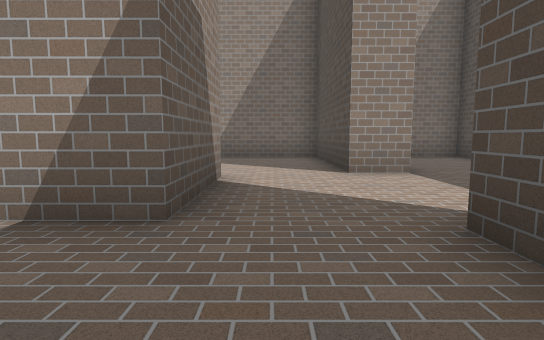
[1] (above)

18 first-person views from a walk through a scene from a Unity 3-D project. The camera is 1.2 m above the floor, tilts 6° down and sees 80° across. The floor is counted in squares, 2 m on a side. Each view is taken from the middle of a square. On the plan, view 1 faces up. The plan holds only what a view shows up to about 10 squares ahead; the rest is blank. The place goes on beyond the plan. The player is left out.

[2]
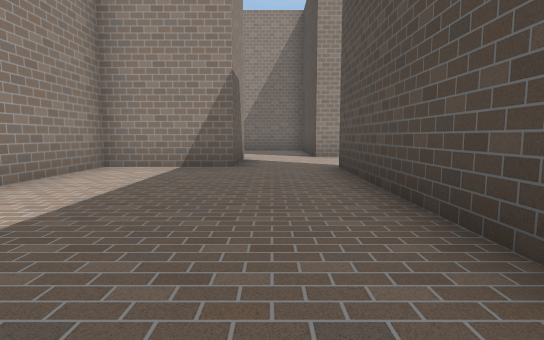

[3]
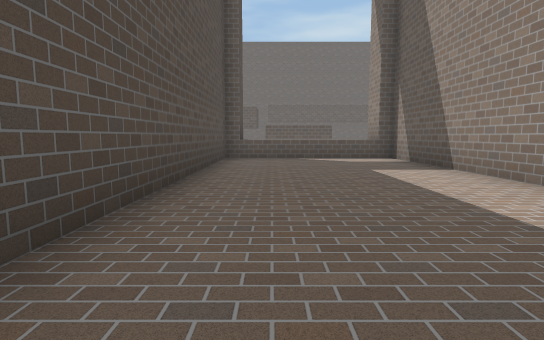

[4]
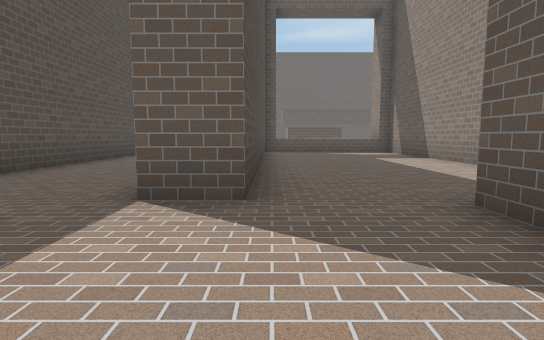

[5]
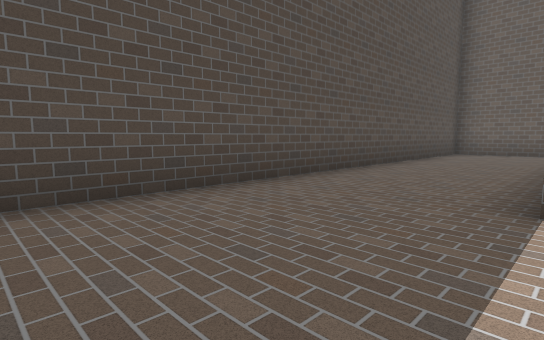

[6]
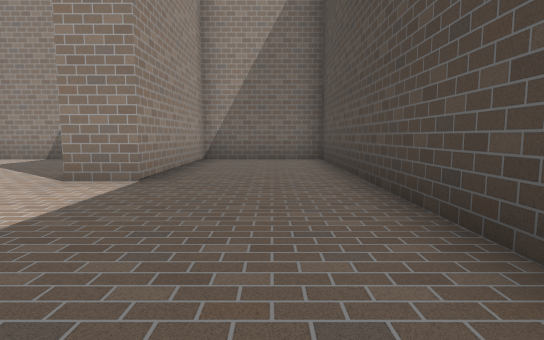

[7]
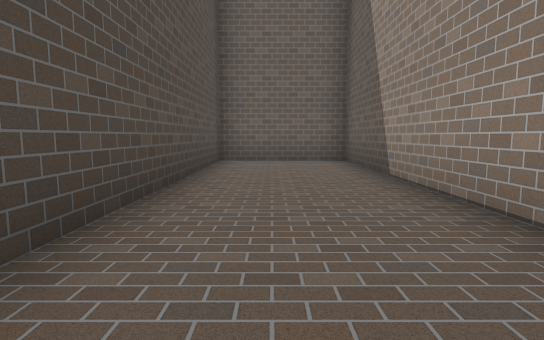

[8]
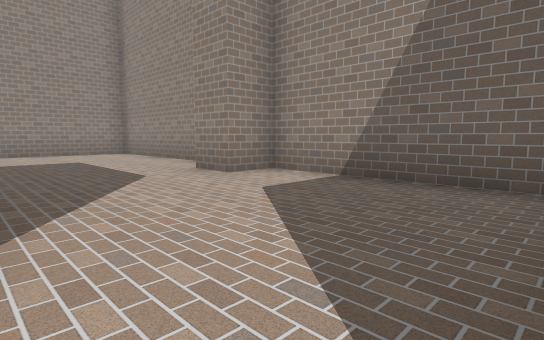

[9]
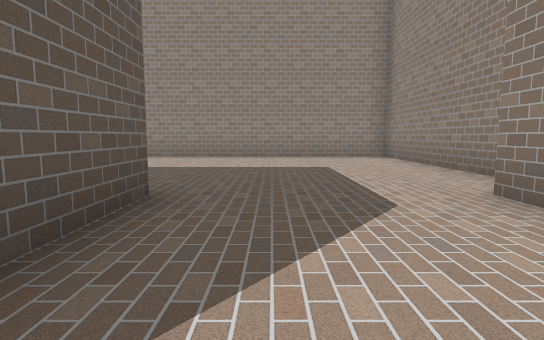

[10]
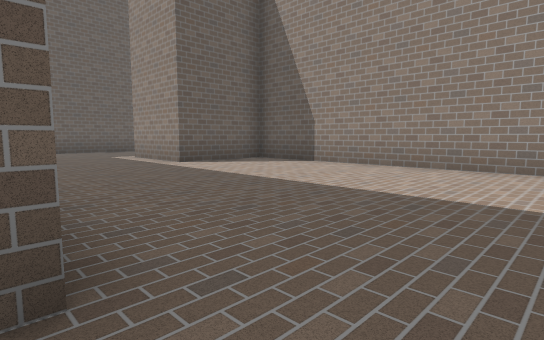

[11]
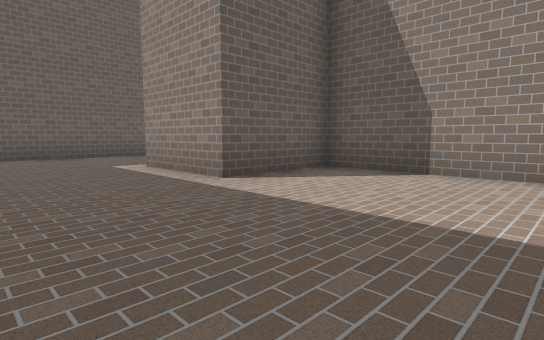

[12]
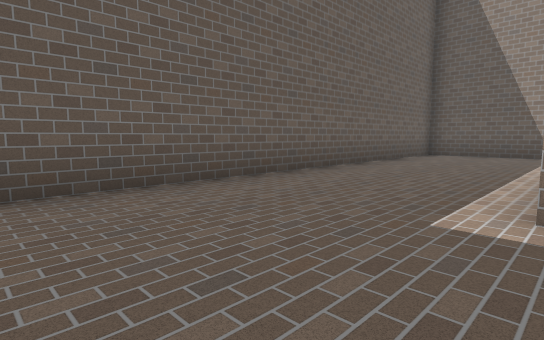

[13]
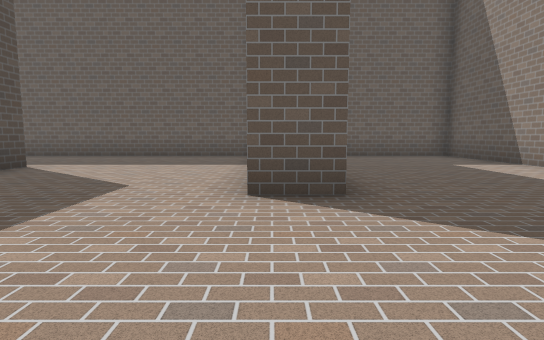

[14]
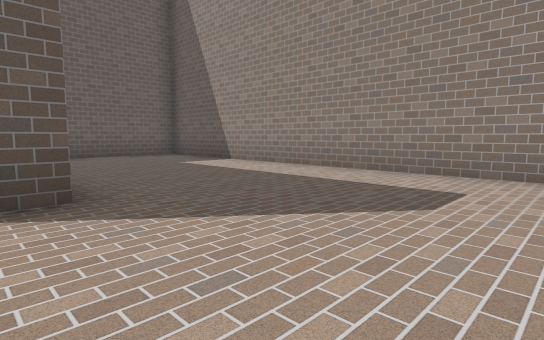

[15]
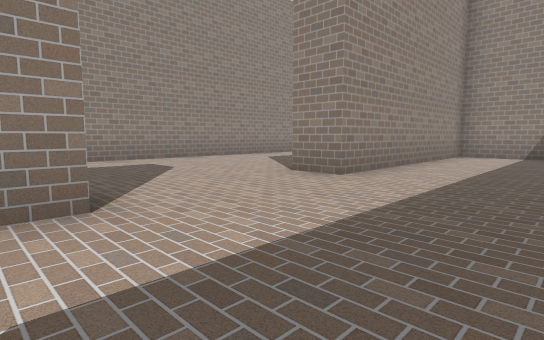

[16]
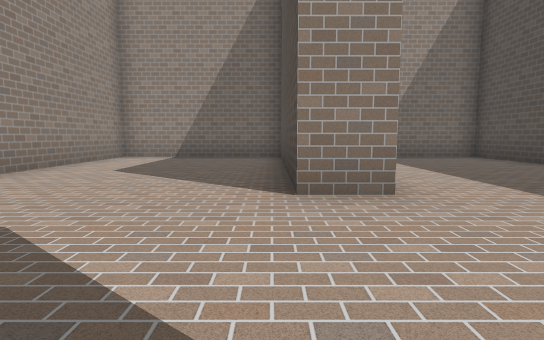

[17]
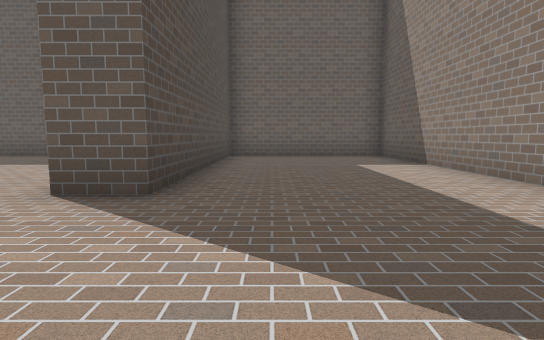

[18]
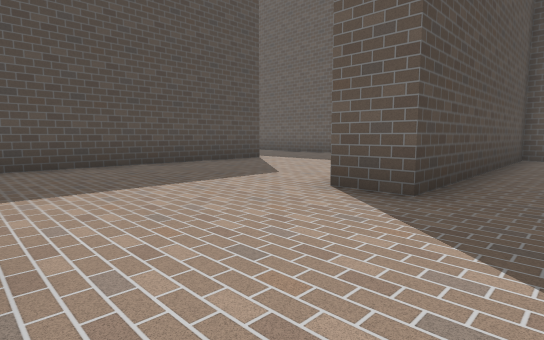

### Floor plan
Ten units are one square. View 1 is at (0, 0); x grows to the right and y downward. Boxes are objects, and circles mark ways between rooms. Rooms are numbered by the first view taken in them; rooms with no view inside come last. Other rooms are left out.
<svg viewBox="-218 -98 275 181">
<path fill="none" stroke="#000" d="M-29 68 -29 78M9 75 9 68M-7 -22 -33 -22 -33 67 13 67 13 -20M13 -20 22 -20M22 10 22 67 52 67 52 -93 22 -93 22 -52 13 -52M-7 -34 -7 -22M-113 -68 -113 -93 -157 -93 -157 -33 -168 -33 -168 -90M-113 32 -113 -25M-157 39 -157 67 -53 67M-44 -48 -24 -48M-168 -93 -213 -93 -213 67 -168 67 -168 2 -157 2 -157 9M-56 -93 -103 -93 -103 7 -78 7 -78 32M-7 -48 -7 -34M13 -52 13 -93 -33 -93 -33 -83 -42 -83"/>
<circle cx="5" cy="-25" r="3" fill="#2a7"/>
<circle cx="-25" cy="-35" r="3" fill="#2a7"/>
<circle cx="3" cy="-50" r="3" fill="#2a7"/>
<text x="-20" y="50">1</text>
<text x="40" y="-20">2</text>
<text x="-120" y="-20">3</text>
</svg>
Room 1 opens to room 2. Room 1 opens to room 3. Room 2 opens to room 3.

Where each view was taken, in squares from view 1:
view 1: 0 up, 0 right, facing up
view 2: 4 down, 0 right, facing up
view 3: 2 up, 0 right, facing down
view 4: 5 up, 1 right, facing down
view 5: 5 up, 2 right, facing down-right
view 6: 1 up, 4 right, facing up
view 7: 1 up, 4 right, facing down
view 8: 5 up, 1 right, facing up-left
view 9: 6 up, 1 left, facing left
view 10: 6 up, 4 left, facing down-left
view 11: 3 up, 5 left, facing down-left
view 12: 3 down, 5 left, facing down-left
view 13: 3 up, 16 left, facing down
view 14: 3 up, 16 left, facing down-left
view 15: 1 down, 13 left, facing up-left
view 16: 0 up, 17 left, facing up
view 17: 3 up, 18 left, facing down
view 18: 3 up, 18 left, facing down-right
